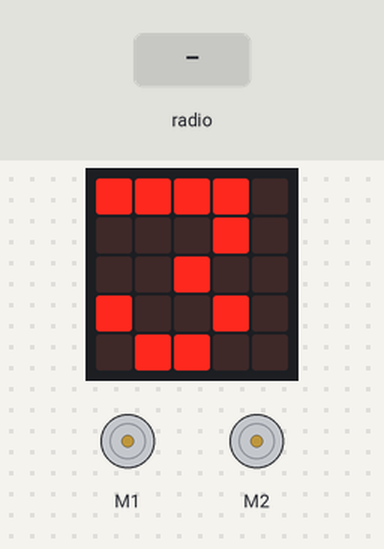
A program run on a simulated BBC micro:bit (MakeCode). Parts: the board's 5×5 LED display, 2 × DC motor (green arrow = forward, orange = backward, longer = faster). The inputs (shaded band) are chosen by the test bench.

Above: at 1.9 s.
2.0 s: radio message "x=1" arrives
At 3.2 s:
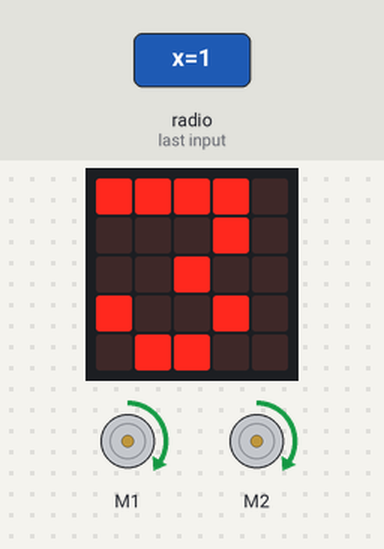
3.5 s: radio message "y=1" arrives
At 4.2 s:
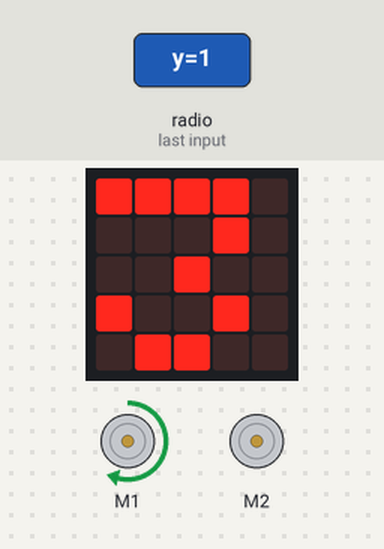
5.0 s: radio message "x=100" arrives
At 5.8 s:
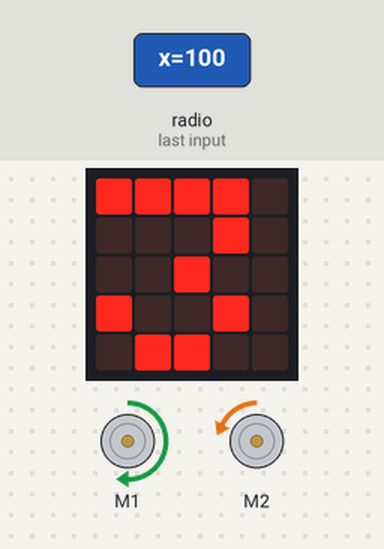
6.5 s: radio message "x=0" arrives
At 7.8 s:
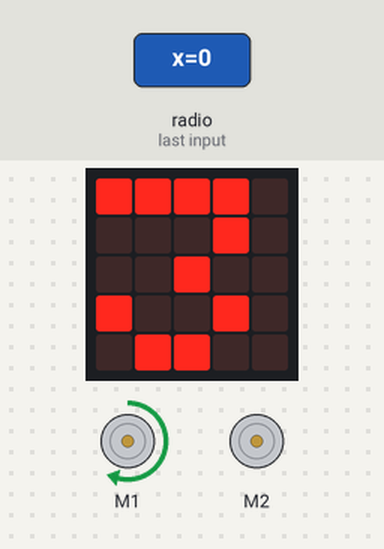
Timing chart, 0 to 9.0 s (numbered marks = the images above; inputs shaded):
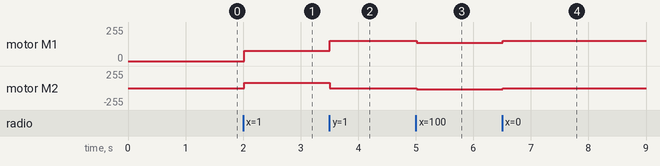

The program:

main.ts
```typescript
radio.onReceivedValue(function (name, value) {
    if (name == "x") {
        X = Math.map(value, 0, 1023, 1, -1)
    }
    if (name == "y") {
        Y = Math.map(value, 0, 1023, -1, 1)
    }
})
let vD = 0
let vI = 0
let Y = 0
let X = 0
basic.showNumber(3)
radio.setGroup(3)
let vel = 100
X = 0
Y = 0
basic.forever(function () {
    vI = (vel * Y + 1 * (vel * X)) * 0.3
    vD = (vel * Y - 1 * (vel * X)) * -0.3
    wuKong.setAllMotor(vD, vI)
})
```

test.ts
```typescript
// aquí va el archivo "tests"; esto no se compilará cuando este paquete se utilice como una extensión.
```

Measured:
- after the input at 2.0 s, motor M1, motor M2: stopped → forward 76/255 at once
- after the input at 3.5 s, motor M1: forward 76/255 → forward 153/255 at once; motor M2: forward 76/255 → stopped at once
- after the input at 5.0 s, motor M1: forward 153/255 → forward 138/255 at once; motor M2: stopped → backward 15/255 at once
- after the input at 6.5 s, motor M1: forward 138/255 → forward 153/255 at once; motor M2: backward 15/255 → stopped at once
